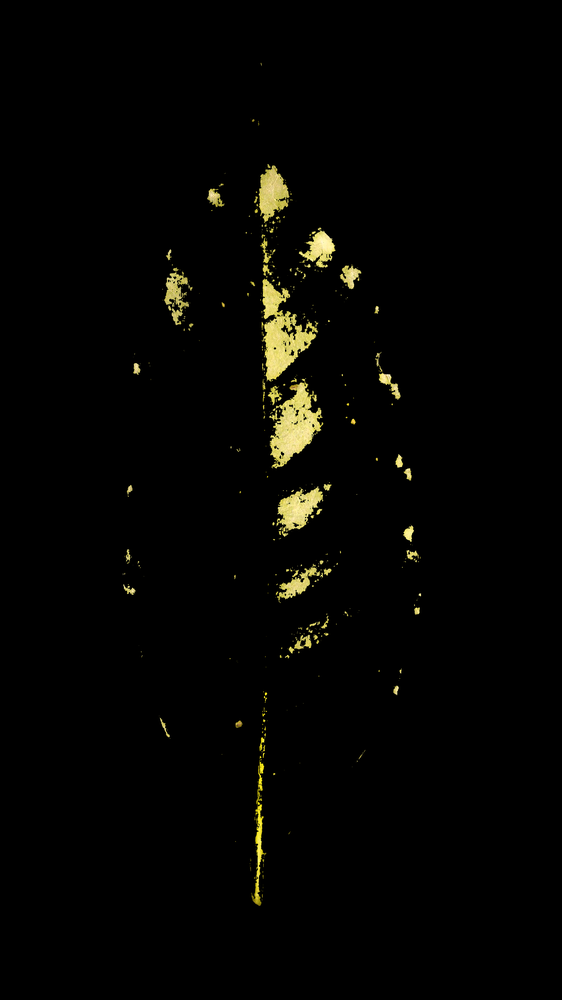
#> input picture pega.png, 562 x 1000 px, shrunk from 2304 x 4096 before the run
$ python -i SegmentaLesoes.py   (imports and definitions only)   (older library calls are emulated)
#> lines starting #> are read from the running program, lines starting #| are printed output that depends on the picture; after the words box and inside, x2 and y2 are one past the last pixel; in counts of white or black regions, pixels touching at a corner belong together
#!/usr/bin/env python

from scipy import misc
from skimage import color
from skimage.measure import regionprops
from skimage.measure import find_contours
from scipy import ndimage as ndi
from skimage.morphology import watershed
from skimage.feature import peak_local_max
import math
import cv2
import numpy as np
import matplotlib.pyplot as plt
import matplotlib.cm as cm
import argparse
import sys
import conversion

# Background BLACK
# [157 lines left out: functions watershed, method_ycgcr, method_ycgcr2, not called in this run]

def method_thresholdHsv(imageRgb):
    plantHsv = cv2.cvtColor(imageRgb, cv2.COLOR_RGB2HSV)
#> plantHsv: shape (1000, 562, 3); mean H, S, V 1, 5.6, 4.8
    hsvlowD = np.array([30, 0, 0])
    hsvhighD = np.array([179, 255, 255])
    maskD = cv2.inRange(plantHsv, hsvlowD, hsvhighD)
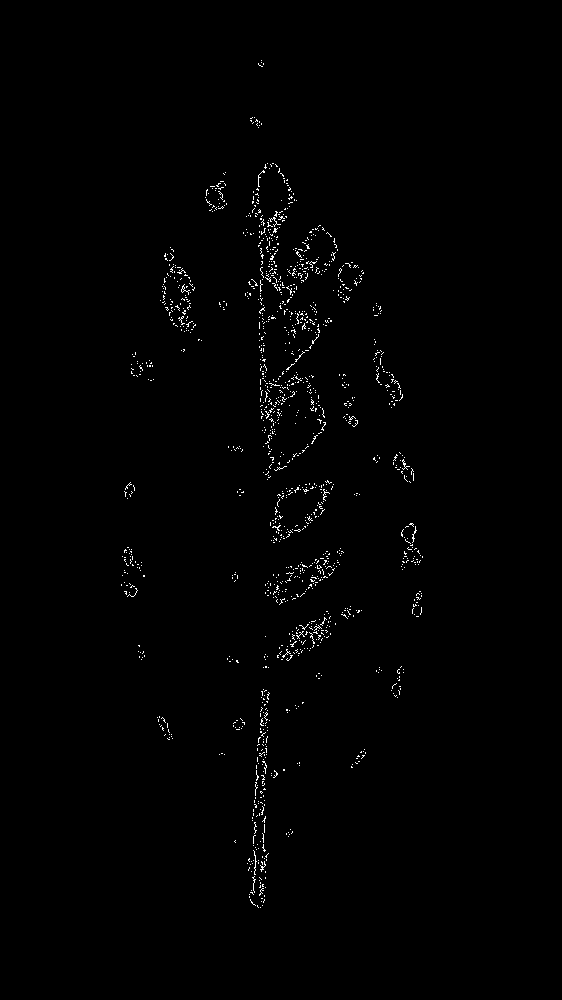
#> maskD: shape (1000, 562); 0.8% white in thin lines or dots, all inside (x1, y1, x2, y2) = (121, 60, 423, 908)
    kernel1 = (2, 2)
    kernel1 = np.ones(kernel1, np.uint8)
    maskD = cv2.dilate(np.uint8(maskD), kernel1, iterations=11)
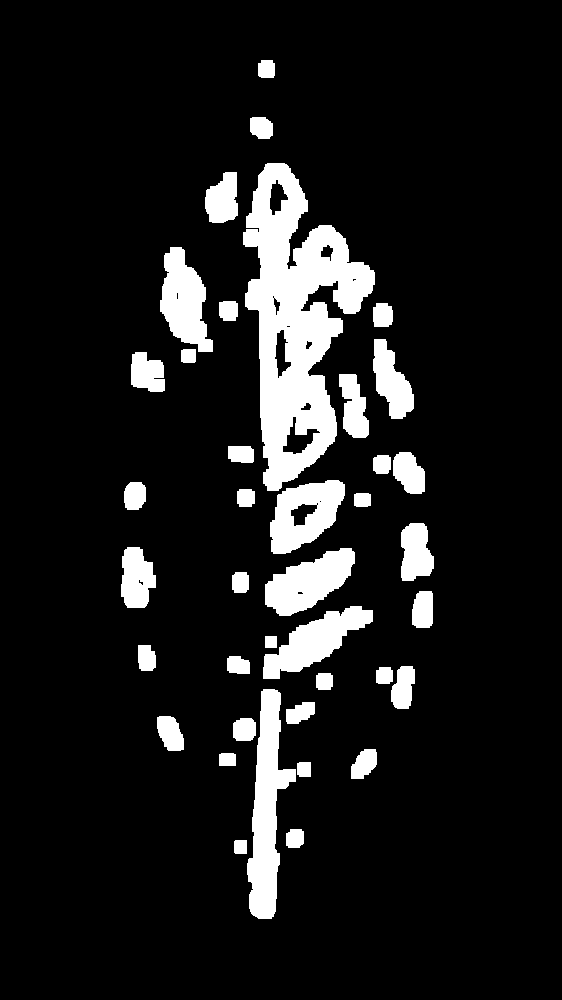
#> maskD: shape (1000, 562); 10.7% white; 39 white regions, largest, box (x1, y1, x2, y2) and area: (243, 163, 375, 491) 20793, (247, 689, 296, 919) 5641, (265, 548, 355, 616) 3528
    maskD = cv2.erode(np.uint8(maskD), kernel1, iterations=5)
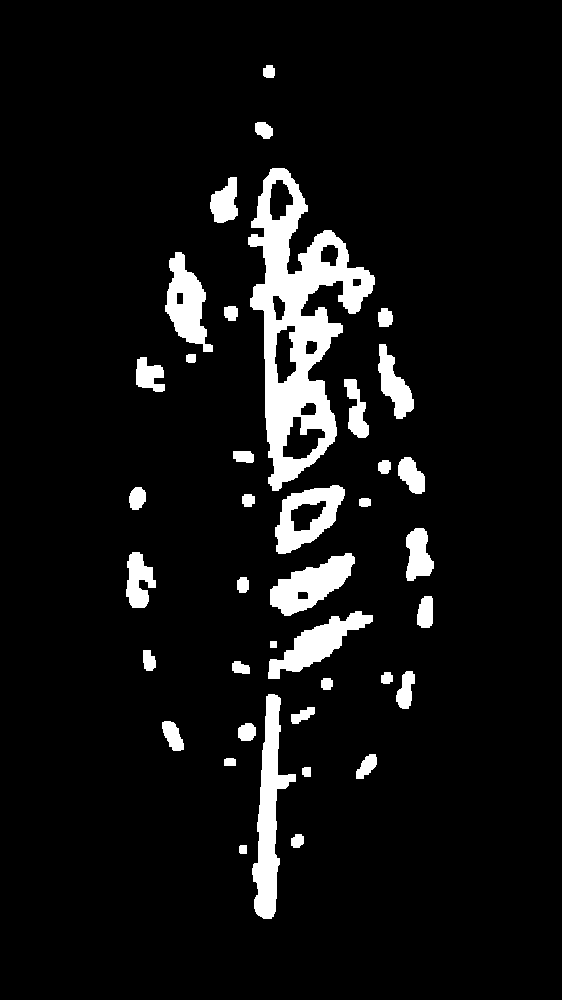
#> maskD: shape (1000, 562); 7.4% white; 39 white regions, largest, box (x1, y1, x2, y2) and area: (248, 168, 375, 491) 15652, (252, 694, 296, 919) 4181, (270, 553, 355, 616) 2698

    nb_components, output, stats, centroids = cv2.connectedComponentsWithStats(np.uint8(maskD))
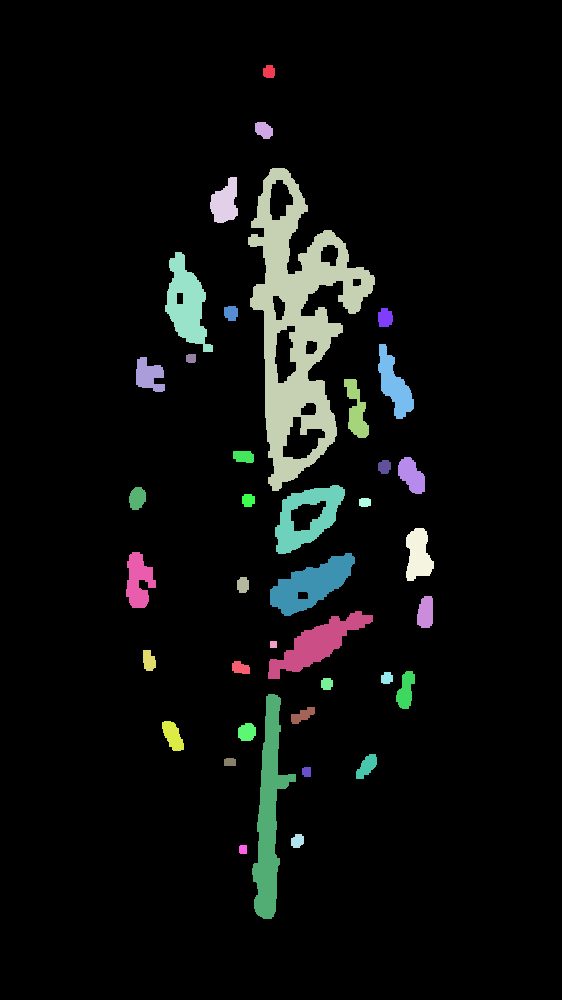
#> output: shape (1000, 562) int32; 40 distinct labels, from 0 to 39; one colour per label, 0 black
#> nb_components = 40; stats = 40 rows, first 6: [0, 0, 562, 1000, 520385], [263, 65, 12, 13, 135], [255, 122, 18, 17, 235], [248, 168, 127, 323, 15652], [210, 177, 28, 46, 883], [165, 252, 48, 100, 2474]; centroids = 40 pairs, first value 136.9 to 425.2, second value 71.3 to 849
    sizes = stats[:, -1]
#> sizes = 40 values, max 520385 at index 0, min 49 at index 25, mean 14050
    max_label = 1
    max_size = sizes[1]
#> max_size = 135
    for i in xrange(2, nb_components):
        if sizes[i] > max_size:
            max_label = i
            max_size = sizes[i]
#> this loop made 38 passes
#> (max_label, max_size) on passes 1 to 2: (2, 235), (3, 15652)
#> after the loop, max_label = 3; max_size = 15652

    maskD = np.zeros(output.shape)
    maskD[output == max_label] = 255
    #maskD = np.logical_not(maskD)

    plantWd = cv2.bitwise_and(imageRgb, imageRgb, mask=np.uint8(maskD))
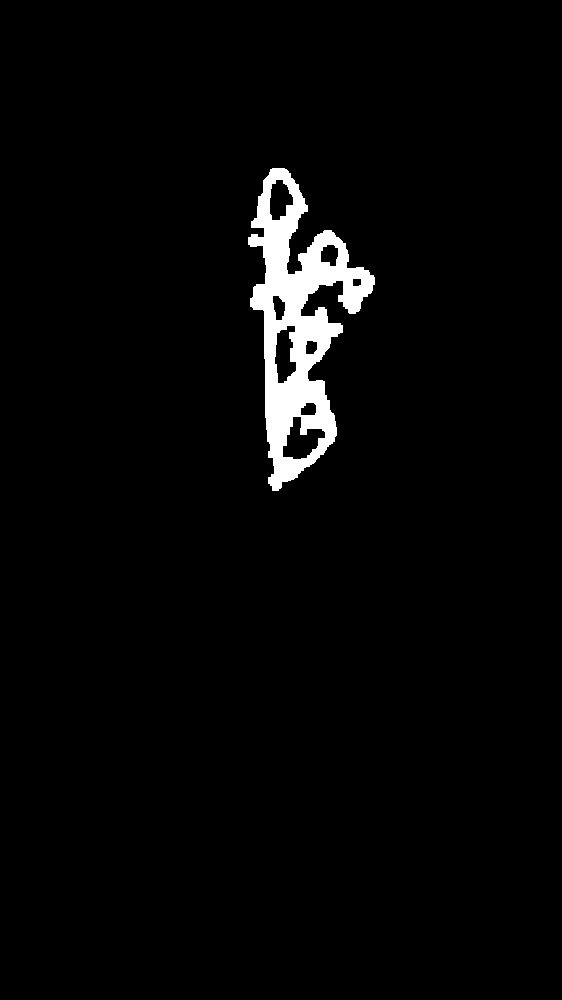
#> maskD: shape (1000, 562) float64; 2.8% white; 1 white region, box (x1, y1, x2, y2) and area: (248, 168, 375, 491) 15652
    #plt.imshow(plantWd,cmap=cm.Greys_r)
    #plt.show()
    return plantWd

# [30 lines left out: functions kmeans, extractComponent, method_kmeans, not called in this run]

>>> import cv2
>>> picture = cv2.cvtColor(cv2.imread('pega.png'), cv2.COLOR_BGR2RGB)
>>> result = method_thresholdHsv(picture)
